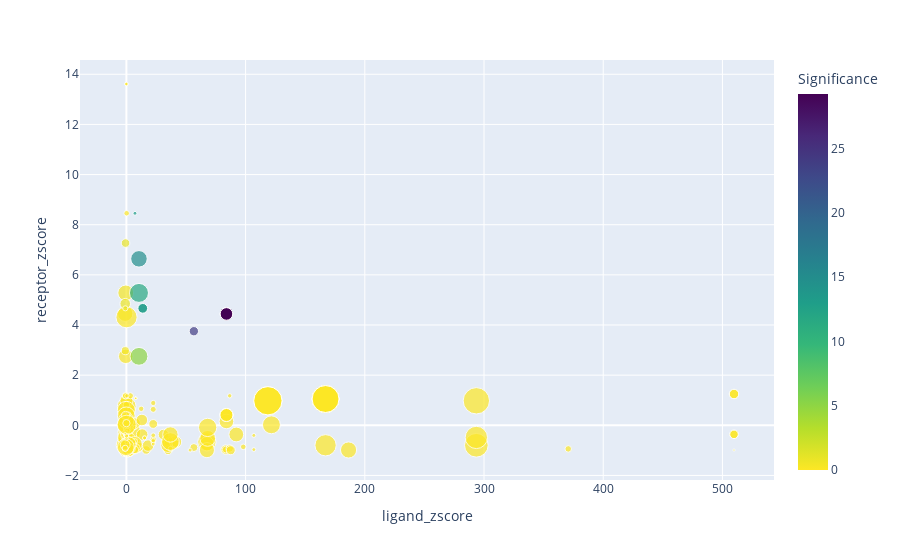

The notebook cell saved with this chart:
### Code cell
import plotly.express as px
from sklearn.preprocessing import minmax_scale
G_flat = cn.graph.flatten_graph(G)
edge = G_flat.edges['CAF', 'B-cells']
interactions = pd.DataFrame(edge["interactions"])[
            ["interaction", "receptorfamily", "score", "log_score", "weighted_score", "ligand_zscore",
             "ligand_pval", "receptor_zscore", "receptor_pval", "pubmedid"]]
# Scale p values to a minimum of 10E-30, as 0 is invalid
def scale_pval(pvals, min=10E-230, max=0.999999999):
    for i, pval in enumerate(pvals):
        if pval == 0:
            pval= min
        if pval == 1:
            pval = max
        pvals[i] = pval

    return pvals

interactions["ligand_pval"] = scale_pval(interactions["ligand_pval"])
interactions["receptor_pval"] = scale_pval(interactions["receptor_pval"])
interactions["Significance"] = [np.sqrt((-np.log10(r))*(-np.log10(l))) for r, l in zip(interactions["receptor_pval"], interactions["ligand_pval"])]
px.scatter(interactions, 
           x="ligand_zscore", 
           y="receptor_zscore", 
           color="Significance",
           size="log_score",
           hover_name="interaction",
           hover_data=["receptorfamily", "pubmedid", "ligand_pval", "receptor_pval"],
           color_continuous_scale=px.colors.sequential.Viridis_r
          )

### Figure 1 — Plotly figure (JSON) as saved in the notebook; plotly's stock layout.template omitted (floating-point values rounded to 4 significant figures; data arrays with more than 128 entries replaced by an {"elided": "..."} marker saying what was removed)
{"data": [{"customdata": [["Tumour necrosis factor (TNF) receptor family", "[nan]", 0.7822, 1.0], ["Lipoxygenases", "[nan]", 0.7328, 0.0001763], [["Hydrolases", "Phosphatidylcholine-specific phospholipase D"], "[nan]", 1.0, 1.0], ["Tumour necrosis factor (TNF) receptor family", "[nan]", 0.9287, 2.937e-06], ["Tumour necrosis factor (TNF) receptor family", "[nan]", 0.9287, 0.0846], [["Immune checkpoint catalytic receptors", "Tumour necrosis factor (TNF) receptor family"], "[nan]", 0.7353, 1.0], ["Tumour necrosis factor (TNF) receptor family", "[nan]", 1.11e-24, 2.937e-06], ["Tumour necrosis factor (TNF) receptor family", "[nan]", 1.11e-24, 8.296e-10], ["Tumour necrosis factor (TNF) receptor family", "[nan]", 1.11e-24, 0.0846], ["Tumour necrosis factor (TNF) receptor family", "[nan]", 0.6305, 1.0], ["Complement peptide receptors", "['9476119', '20527893']", 1e-229, 1.0], ["Complement peptide receptors", "['15661745|10602324', '10602324|9881961']", 1.0, 1.0], ["Complement peptide receptors", "['11773063|12899627', nan]", 1.0, 1.0], ["Complement peptide receptors", "['15661745|11773063']", 1.0, 1.0], ["Complement peptide receptors", "['11773063|12899627', nan]", 1.0, 1.0], ["Cholecystokinin receptors", "[nan, '6256771']", 6.513e-14, 1.0], ["Cholecystokinin receptors", "[nan]", 6.513e-14, 1.0], ["Cholecystokinin receptors", "['1975695']", 6.513e-14, 1.0], ["Cholecystokinin receptors", "[nan, '12370550']", 6.513e-14, 1.0], ["Cholecystokinin receptors", "[nan, '1975695', '1975695']", 6.513e-14, 1.0], ["Chemokine receptors", "['12554737|15207250']", 1.204e-265, 1.0], ["Chemokine receptors", "['9276730|10488147|16339911|12761559|10854442', '8642344', '8642344']", 1.204e-265, 1.0], ["Chemokine receptors", "['10477718']", 1.204e-265, 1.0], ["Chemokine receptors", "['9660793']", 1.204e-265, 1.0], ["Chemokine receptors", "[nan]", 0.7328, 1.0], ["Chemokine receptors", "['9276730|12554737']", 0.7328, 1.0], ["Chemokine receptors", "['9276730|16339911']", 0.7328, 1.0], ["Chemokine receptors", "['9790730']", 0.7328, 1.0], ["Chemokine receptors", "['9660793']", 0.7328, 1.0], ["Chemokine receptors", "[nan]", 1.0, 1.0], ["Chemokine receptors", "[nan]", 1.0, 1.0], ["Histamine receptors", "['15265943']", 1.0, 1.0], ["Chemokine receptors", "['9153236|9507024|16904643', '11148224', '10512740']", 1e-229, 1.0], ["Chemokine receptors", "['9660793']", 1e-229, 1.0], ["Chemokine receptors", "['20002784']", 1e-229, 1.0], ["Chemokine receptors", "['9276730|9346309|12554737|15207250|10770925']", 1e-229, 1.0], ["Chemokine receptors", "['8642344']", 1e-229, 1.0], ["Chemokine receptors", "['16298345']", 1e-229, 1.0], ["Chemokine receptors", "['9169459|9294137|12081481']", 1.0, 0.0003239], ["Chemokine receptors", "['9660793']", 1.0, 1.0], ["Chemokine receptors", "['9507024']", 1e-229, 1.0], ["Chemokine receptors", "['9430724']", 0.8302, 1.0], ["Chemokine receptors", "['15207250']", 1e-229, 1.0], ["Chemokine receptors", "['15207250|10488147|16339911']", 1e-229, 1.0], ["Chemokine receptors", "[nan]", 0.7531, 1.0], ["Chemokine receptors", "[nan]", 0.7531, 1.0], ["Chemokine receptors", "['12381680|11170631|9624164|8530354']", 0.7328, 1.0], ["Chemokine receptors", "['11170631|16298345|9790730']", 0.7328, 1.0], ["Chemokine receptors", "['12381680|8530354']", 0.7328, 1.0], ["Chemokine receptors", "['16298345|9790730']", 0.7328, 1.0], ["Chemokine receptors", "['9624164|8530354']", 0.7328, 1.0], ["Chemokine receptors", "['8642344']", 0.7328, 1.0], ["Chemokine receptors", "['10318947|16298345|9790730']", 0.7328, 1.0], ["Chemokine receptors", "['9660793']", 0.7328, 1.0], ["Class A Orphans", "['17001303']", 0.7328, 1.0], ["Tumour necrosis factor (TNF) receptor family", "[nan]", 0.7328, 1.0], ["Tumour necrosis factor (TNF) receptor family", "[nan]", 0.9539, 1.0], [["Class A Orphans", "GPR18, GPR55 and GPR119"], "['31675498']", 1e-229, 1.0], [["Formylpeptide receptors", "Leukotriene receptors"], "['15879124']", 1.0, 1.0], ["Somatostatin receptors", "['9650799|10598788|15333679']", 0.8798, 1.0], ["Somatostatin receptors", "['9650799|10598788|15333679']", 0.8798, 1.0], ["Chemokine receptors", "['14607932']", 0.5105, 1.0], ["Chemokine receptors", "['1379593']", 0.7328, 1.0], ["Chemokine receptors", "['7961909', '7961909', '1379593|10188995|8940121', '7961909']", 0.7328, 1.0], ["Chemokine receptors", "[nan]", 1.857e-05, 1.0], ["Chemokine receptors", "['15761110']", 1.857e-05, 1.0], ["Chemokine receptors", "['9660793']", 1e-229, 1.0], ["Chemokine receptors", "[nan, '9551924|9712844']", 1e-229, 1.0], ["Chemokine receptors", "['9551924']", 1e-229, 1.0], ["Chemokine receptors", "['16626895|18648536']", 1e-229, 1.0], ["Chemokine receptors", "['16626895']", 1e-229, 1.0], ["Chemokine receptors", "['16626895']", 1e-229, 1.0], ["Chemokine receptors", "['16626895']", 1e-229, 1.0], ["Chemokine receptors", "['22913878']", 0.7328, 2.659e-05], ["Chemokine receptors", "['11290797']", 0.9726, 1.0], ["Class A Orphans", "['25411203']", 0.7353, 1.0], ["Chemokine receptors", "['8702798']", 0.9535, 1.0], ["Chemokine receptors", "['8702798']", 0.7328, 1.0], ["Chemokine receptors", "['9692902']", 1.0, 1.0], ["Chemokine receptors", "['9692902']", 1.0, 1.0], ["Chemokine receptors", "[nan]", 0.5322, 1.0], ["Chemokine receptors", "['9660793|15761110']", 0.5322, 1.0], ["Chemokine receptors", "['11148224']", 1e-229, 1.0], ["Chemokine receptors", "['16904643', '10512740', '11148224']", 1e-229, 1.0], [["Class A Orphans", "GPR18, GPR55 and GPR119"], "[nan]", 0.8707, 1.0], ["Type I RTKs: ErbB (epidermal growth factor) receptor family", "[nan]", 1.0, 1.0], [["Formylpeptide receptors", "Leukotriene receptors"], "['17237393']", 0.7328, 1.0], ["Formylpeptide receptors", "['15623572']", 0.7328, 1.0], ["Tumour necrosis factor (TNF) receptor family", "[nan]", 0.7328, 1.0], ["Type III RTKs: PDGFR, CSFR, Kit, FLT3 receptor family", "[nan]", 1.0, 1.0], ["Glucagon receptor family", "[nan]", 0.7328, 1.0], ["VIP and PACAP receptors", "['8791009']", 0.7328, 1.0], ["IL-3 receptor family", "[nan]", 4.694e-05, 1.0], ["Type III RTKs: PDGFR, CSFR, Kit, FLT3 receptor family", "[nan]", 4.694e-05, 1.0], ["Galanin receptors", "['9281594']", 4.694e-05, 1.0], ["Galanin receptors", "['9405385']", 4.694e-05, 1.0], ["Gonadotrophin-releasing hormone receptors", "['26398856', '1328228', '26774084', '8013367', '26774084', '11726197|17095587', '26398856', '11726197', '17452338']", 0.9936, 1.0], ["Gonadotrophin-releasing hormone receptors", "['15082521|11493674']", 0.9936, 1.0], ["Transmembrane guanylyl cyclases", "[nan]", 0.878, 1.0], ["Type I RTKs: ErbB (epidermal growth factor) receptor family", "[nan]", 0.9235, 1.0], ["Type I RTKs: ErbB (epidermal growth factor) receptor family", "[nan]", 0.9235, 1.0], ["IL-10 receptor family", "['19161426']", 0.7724, 1.0], ["IL-2 receptor family", "[nan]", 1.0, 1.0], ["IL-3 receptor family", "[nan]", 0.8156, 1.0], ["Type III RTKs: PDGFR, CSFR, Kit, FLT3 receptor family", "['18467591']", 1.798e-60, 1.0], ["IL-6 receptor family", "['1995637']", 1.444e-05, 1.0], ["IL-6 receptor family", "[nan]", 1.0, 1.0], [["Immune checkpoint catalytic receptors", "Tumour necrosis factor (TNF) receptor family"], "[nan]", 0.8625, 1.0], ["Tumour necrosis factor (TNF) receptor family", "[nan]", 0.8625, 1.0], [["Formylpeptide receptors", "Leukotriene receptors"], "['11015447']", 1.0, 1.0], ["P2X receptors", "['18765670']", 1.0, 1.0], ["Vasopressin and oxytocin receptors", "['9322919']", 1.0, 1.0], ["Vasopressin and oxytocin receptors", "['9322919']", 1.0, 8.59e-16], ["Vasopressin and oxytocin receptors", "['9322919|11012895']", 1.0, 1.0], ["Type III RTKs: PDGFR, CSFR, Kit, FLT3 receptor family", "[nan]", 0.743, 1.0], [["Class A Orphans", "GPR18, GPR55 and GPR119"], "['31675498']", 0.001987, 1.0], ["Tumour necrosis factor (TNF) receptor family", "['22227462']", 1e-229, 1.0], ["Neuropeptide Y receptors", "['9145427', '16097949']", 1e-229, 1.0], ["Class A Orphans", "['15823563']", 0.3582, 1.0], ["Parathyroid hormone receptors", "['8702701']", 1e-229, 0.003122], ["Parathyroid hormone receptors", "['8702701']", 1e-229, 1.0], ["QRFP receptor", "['12714592', '14657341', '12714592|14657341']", 1.0, 1.0], ["QRFP receptor", "['16500002|23396314', '16648250|12960173|14657341', '16648250', '16648250', '16648250', '16648250']", 1.0, 1.0], ["Class A Orphans", "['21693646']", 0.01224, 1.0], ["Class A Orphans", "['21693646']", 0.01224, 1.0], ["Class A Orphans", "['22615920', '21727895|21693646']", 0.01224, 1.0], ["Class A Orphans", "['21909076', '21693646']", 9.839e-298, 1.0], ["Class A Orphans", "['21693646']", 9.839e-298, 1.0], ["Class A Orphans", "['21727895|21693646', '22615920']", 9.839e-298, 1.0], ["Class A Orphans", "['21693646']", 1.0, 1.0], ["Class A Orphans", "['21693646']", 1.0, 1.0], ["Class A Orphans", "['21727895|21693646', '22615920']", 1.0, 1.0], ["Tumour necrosis factor (TNF) receptor family", "[nan]", 1e-229, 1.0], ["Bradykinin receptors", "['10422787', '10422787']", 0.7353, 1.0], ["Type II receptor serine/threonine kinases", "['29170498']", 1e-229, 1.0], ["Tumour necrosis factor (TNF) receptor family", "[nan]", 0.8525, 1.0], ["Tumour necrosis factor (TNF) receptor family", "[nan]", 1.0, 1.0], ["Tumour necrosis factor (TNF) receptor family", "[nan]", 1.0, 1.0], ["Thyrotropin-releasing hormone receptors", "['8592728']", 3.882e-22, 1.0], ["Type IV RTKs: VEGF (vascular endothelial growth factor) receptor family", "[nan]", 1.681e-11, 1.0], ["Type IV RTKs: VEGF (vascular endothelial growth factor) receptor family", "['31023826', '31023826', nan]", 1.681e-11, 1.0], ["Type IV RTKs: VEGF (vascular endothelial growth factor) receptor family", "[nan]", 1.0, 1.0], ["Type IV RTKs: VEGF (vascular endothelial growth factor) receptor family", "[nan]", 5.404e-24, 1.0], ["Type IV RTKs: VEGF (vascular endothelial growth factor) receptor family", "[nan]", 5.404e-24, 1.0], ["Type IV RTKs: VEGF (vascular endothelial growth factor) receptor family", "[nan]", 4.415e-12, 1.0], ["Type IV RTKs: VEGF (vascular endothelial growth factor) receptor family", "[nan]", 4.415e-12, 1.0], ["Class Frizzled GPCRs", "['21541287|15265686']", 2.445e-211, 1.0], ["Class Frizzled GPCRs", "['21665003']", 2.065e-38, 1.0], ["Chemokine receptors", "['25497737']", 0.7328, 1.0], ["Chemokine receptors", "['25497737']", 0.7328, 1.0], ["Opioid receptors", "['8234341']", 1e-229, 1.0], ["Opioid receptors", "['9686407']", 1e-229, 1.0], ["Opioid receptors", "['8234341']", 1e-229, 1.0], ["Opioid receptors", "['8114680']", 1e-229, 1.0], ["Apelin receptor", "['11336787|12603839']", 1.0, 1.0], ["Bradykinin receptors", "['9111052|10422787|9313952|8735629', '10422787', '8856107']", 0.7353, 1.0], ["Bradykinin receptors", "['8302267']", 0.7353, 1.0], ["Bradykinin receptors", "['8856107', '10422787|9313952']", 0.7353, 1.0], ["Bradykinin receptors", "['8302267', '8302267']", 0.7353, 1.0], ["Ghrelin receptor", "['11314756|14763915']", 1.573e-41, 6.52e-05], ["Calcitonin receptors", "['15692146|12565884']", 0.3582, 1.0], ["Calcitonin receptors", "['15692146']", 0.4417, 1.0], ["Melanocortin receptors", "['7935841|9454589']", 0.2621, 1.0], ["Melanocortin receptors", "['9454589']", 0.2621, 1.0], ["Calcitonin receptors", "['9487987|10342886|24169554', '15692146|9487987|11033437']", 0.7825, 1.0], [["Formylpeptide receptors", "Leukotriene receptors"], "['11316806|11160457']", 0.1989, 1.0], ["Type XII RTKs: TIE family of angiopoietin receptors", "[nan]", 1e-229, 1.0], ["Angiotensin receptors", "['21464395', '21464395', '17138938']", 1e-229, 1.0], ["Angiotensin receptors", "['21464395', '17138938']", 1e-229, 0.000183], ["Angiotensin receptors", "['10193788']", 1e-229, 1.0], ["Angiotensin receptors", "['2775266|7850406']", 1e-229, 0.000183], ["Two P domain potassium channels", "['10847588']", 1e-229, 1.0], ["Angiotensin receptors", "[nan]", 1e-229, 1.0], ["Angiotensin receptors", "['8242249|2775266']", 1e-229, 0.000183], ["Angiotensin receptors", "['12006574']", 1e-229, 1.0], ["Angiotensin receptors", "['21542804']", 1e-229, 0.000183], ["Formylpeptide receptors", "['17948261|11395373']", 0.7328, 1.0], [["Formylpeptide receptors", "Leukotriene receptors"], "['12368905']", 0.7328, 1.0], ["Formylpeptide receptors", "['10882119|12560218']", 0.7328, 1.0], [["Formylpeptide receptors", "Leukotriene receptors"], "['10882119|12560218|12368905|16278303']", 0.7328, 1.0], ["Formylpeptide receptors", "['15187149']", 0.7328, 1.0], ["Apelin receptor", "['10777510|12603839|12939143']", 1.0, 1.0], ["Apelin receptor", "['12603839|15341513']", 1.0, 1.0], ["Apelin receptor", "['10777510|11336787|12603839|12939143']", 1.0, 1.0], ["S1: Chymotrypsin", "['17666018']", 1.0, 1.0], ["Transmembrane guanylyl cyclases", "['8700153']", 0.8924, 1.0], ["Class A Orphans", "['11850634', '15163697|11850634|23396314', '11850634']", 1e-229, 1.0], ["Bradykinin receptors", "['10422787', '9111052', '8856107']", 0.7353, 1.0], ["Bradykinin receptors", "[nan, '8302267|9203620', '8302267']", 0.7353, 1.0], ["IL-6 receptor family", "[nan]", 0.9147, 1.0], ["Chemerin receptors", "['18165312', '25437209', '18165312|14530373|14701797|23396314']", 1e-229, 1.0], ["Chemerin receptors", "['18165312|23396314', '18165312']", 1e-229, 1.0], ["Class A Orphans", "['12915402|15823563|23396314|28288109']", 0.8798, 1.0], ["Somatostatin receptors", "['9650799|10598788|9652348']", 0.8798, 1.0], ["Somatostatin receptors", "['9650799|10598788']", 0.8798, 1.0], ["Tumour necrosis factor (TNF) receptor family", "['11039935']", 0.2157, 1.0], ["Tumour necrosis factor (TNF) receptor family", "['11039935']", 0.2157, 1.0], ["Endothelin receptors", "['7647976']", 0.8725, 1.0], ["Type I RTKs: ErbB (epidermal growth factor) receptor family", "[nan]", 0.7881, 1.0], ["Type I RTKs: ErbB (epidermal growth factor) receptor family", "[nan]", 0.7832, 1.0], ["Type I RTKs: ErbB (epidermal growth factor) receptor family", "[nan]", 0.7832, 1.0], ["Glucagon receptor family", "['26572091', '9226399', '8795084', '7589426']", 7.753e-12, 1.0], ["Ghrelin receptor", "['29233536', '15905359|10628755', '12907757|21402696', '12907757|15905359', '11314756']", 1.573e-41, 6.52e-05], ["Type XI RTKs: TAM (TYRO3-, AXL- and MER-TK) receptor family", "['8939948']", 1.594e-11, 1.0], ["Type XI RTKs: TAM (TYRO3-, AXL- and MER-TK) receptor family", "['8939948']", 1.594e-11, 1.0], ["Type XI RTKs: TAM (TYRO3-, AXL- and MER-TK) receptor family", "['8939948']", 1.594e-11, 1.0], ["GDNF receptor family", "['28846098']", 1.0, 1.0], ["Prolactin receptor family", "[nan]", 0.6743, 1.0], ["Transmembrane guanylyl cyclases", "[nan]", 5.426e-34, 1.0], ["Type X RTKs: HGF (hepatocyte growth factor) receptor family", "[nan]", 2.005e-72, 1.0], ["Transient Receptor Potential channels", "['10559903']", 5.047e-297, 1.0], ["Type II RTKs: Insulin receptor family", "[nan]", 5.047e-297, 1.0], ["Type II RTKs: Insulin receptor family", "[nan]", 1e-229, 1.0], ["Bradykinin receptors", "['8856107|8302267', '9111052|10422787|9313952', '10422787']", 0.7353, 1.0], ["Bradykinin receptors", "['8302267', '8302267']", 0.7353, 1.0], ["IL-6 receptor family", "['24743494']", 0.7891, 1.0], ["Ghrelin receptor", "['29233536']", 0.7328, 6.52e-05], ["Type X RTKs: HGF (hepatocyte growth factor) receptor family", "[nan]", 8.571e-05, 1.0], ["Melanin-concentrating hormone receptors", "['11561073', '10421367|11375253']", 0.7328, 1.0], ["Melanin-concentrating hormone receptors", "['11404457']", 0.7328, 1.0], ["Type I RTKs: ErbB (epidermal growth factor) receptor family", "[nan]", 0.009434, 1.0], ["Type I RTKs: ErbB (epidermal growth factor) receptor family", "[nan]", 0.009434, 1.0], ["Type I RTKs: ErbB (epidermal growth factor) receptor family", "[nan]", 1e-229, 1.0], ["Type I RTKs: ErbB (epidermal growth factor) receptor family", "[nan]", 1e-229, 1.0], ["Type I RTKs: ErbB (epidermal growth factor) receptor family", "[nan]", 0.9956, 1.0], ["Tachykinin receptors", "['11786503|8985159|1311270|9190866']", 1.0, 1.0], ["Tachykinin receptors", "['2426129', '11786503|9190866|7682062|11137709']", 1.0, 1.0], ["Tachykinin receptors", "['9190866|11226387', '1312036', '11226387']", 1.0, 1.473e-40], ["Bombesin receptors", "['18055507|21729729|25976083']", 0.836, 1.027e-11], ["Bombesin receptors", "['7838118', '10454496', '10454496|7838118', '21729729|19463875']", 0.836, 1.0], ["Neuropeptide W/neuropeptide B receptors", "['12401809']", 3.274e-51, 1.0], ["Neuropeptide W/neuropeptide B receptors", "['12401809']", 3.274e-51, 1.0], ["Neuropeptide FF/neuropeptide AF receptors", "['12421602|11325787']", 3.613e-37, 1.0], ["Tachykinin receptors", "['8702757']", 1.0, 1.0], ["Tachykinin receptors", "['1311427']", 1.0, 1.0], ["Neuropeptide W/neuropeptide B receptors", "['12401809']", 1.0, 1.0], ["Neuropeptide W/neuropeptide B receptors", "['12401809']", 1.0, 1.0], ["Tachykinin receptors", "['1311427']", 1.0, 1.0], ["Tumour necrosis factor (TNF) receptor family", "[nan]", 1e-229, 1.0], ["Type VII RTKs: Neurotrophin receptor/Trk family", "[nan]", 1e-229, 1.0], ["Opioid receptors", "['9353393', '10369464|12070757|9413015', '9353393']", 0.7547, 0.04399], ["Class Frizzled GPCRs", "['15035989']", 0.94, 1.0], ["Vasopressin and oxytocin receptors", "['7774575', '8106369|9884074|9334232|9322919|9459574|9264324|10519430|12660315']", 1.002e-11, 1.0], ["Vasopressin and oxytocin receptors", "['9884074|9322919|9459574|9264324|16158071']", 1.002e-11, 8.59e-16], ["Vasopressin and oxytocin receptors", "['9884074|9322919|9459574|9264324|7774575|12660315']", 1.002e-11, 1.0], ["Vasopressin and oxytocin receptors", "['10519430|7774575|12660315|16158071|7475979|8955347', '12660315']", 1.002e-11, 1.0], [["CD molecules", "Other immune checkpoint proteins"], "[nan]", 0.7328, 1.0], ["Prokineticin receptors", "['12054613|15772293']", 0.7328, 1.0], ["Class A Orphans", "['23690594']", 1.0, 1.0], ["Class A Orphans", "['23690594']", 1.0, 1.0], ["Type XI RTKs: TAM (TYRO3-, AXL- and MER-TK) receptor family", "['7867073']", 0.3878, 1.0], ["Type XI RTKs: TAM (TYRO3-, AXL- and MER-TK) receptor family", "['7867073']", 0.3878, 1.0], ["Complement peptide receptors", "['11107061']", 1.0, 1.0], ["Type III RTKs: PDGFR, CSFR, Kit, FLT3 receptor family", "['7536489']", 1e-229, 1.0], ["Class A Orphans", "['28288109|25517090']", 1.0, 1.0], ["Tachykinin receptors", "['11786503|15265501']", 1.0, 1.0], ["Tachykinin receptors", "['11786503|9190866|7682062']", 1.0, 1.0], ["Tachykinin receptors", "['11226387', '9190866|11226387']", 1.0, 1.473e-40], ["Prolactin receptor family", "[nan]", 1.0, 1.0], ["Tumour necrosis factor (TNF) receptor family", "[nan]", 0.7328, 1.0], ["Tumour necrosis factor (TNF) receptor family", "[nan]", 0.7328, 1.0], ["Tumour necrosis factor (TNF) receptor family", "[nan]", 0.7328, 1.0], ["Corticotropin-releasing factor receptors", "['11416224|11226328', '11416224', '15450949', '11416224', '11416224']", 0.7328, 1.0], ["Metabotropic glutamate receptors", "['10443583', '12695537|11080213']", 8.52e-111, 1.0], ["Metabotropic glutamate receptors", "['10443583', '10530814', '8022410|10652549']", 8.52e-111, 1.0], ["Metabotropic glutamate receptors", "['10443583', '10884552', '10530814']", 8.52e-111, 1.0], ["Metabotropic glutamate receptors", "['10443583', '9144638|10187777|1361913|9357538']", 8.52e-111, 1.0], ["Metabotropic glutamate receptors", "['10443583', '11080213']", 8.52e-111, 1.0], ["Metabotropic glutamate receptors", "['10443583', '9833633', '9144651']", 8.52e-111, 1.0], ["Metabotropic glutamate receptors", "['10443583', '11138847']", 8.52e-111, 1.0], ["Metabotropic glutamate receptors", "['10443583', '9473604|10216218']", 8.52e-111, 1.0]], "hovertemplate": "<b>%{hovertext}</b><br><br>ligand_zscore=%{x}<br>receptor_zscore=%{y}<br>log_score=%{marker.size}<br>receptorfamily=%{customdata[0]}<br>pubmedid=%{customdata[1]}<br>ligand_pval=%{customdata[2]}<br>receptor_pval=%{customdata[3]}<br>Significance=%{marker.color}<extra></extra>", "hovertext": {"elided": "271 str values"}, "legendgroup": "", "marker": {"color": {"elided": "271 float values"}, "coloraxis": "coloraxis", "size": {"elided": "271 float values"}, "sizemode": "area", "sizeref": 0.009726, "symbol": "circle"}, "mode": "markers", "name": "", "orientation": "v", "showlegend": false, "type": "scatter", "x": {"elided": "271 float values"}, "xaxis": "x", "y": {"elided": "271 float values"}, "yaxis": "y"}], "layout": {"coloraxis": {"colorbar": {"title": {"text": "Significance"}}, "colorscale": [[0, "#fde725"], [0.1111, "#b5de2b"], [0.2222, "#6ece58"], [0.3333, "#35b779"], [0.4444, "#1f9e89"], [0.5556, "#26828e"], [0.6667, "#31688e"], [0.7778, "#3e4989"], [0.8889, "#482878"], [1, "#440154"]]}, "legend": {"itemsizing": "constant", "tracegroupgap": 0}, "margin": {"t": 60}, "xaxis": {"anchor": "y", "domain": [0, 1], "title": {"text": "ligand_zscore"}}, "yaxis": {"anchor": "x", "domain": [0, 1], "title": {"text": "receptor_zscore"}}}}
